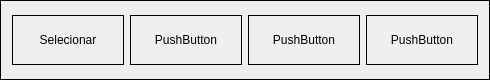
       <widget class="QFrame" name="frame_4">
        <property name="geometry">
         <rect>
          <x>0</x>
          <y>370</y>
          <width>490</width>
          <height>80</height>
         </rect>
        </property>
        <property name="minimumSize">
         <size>
          <width>490</width>
          <height>80</height>
         </size>
        </property>
        <property name="maximumSize">
         <size>
          <width>490</width>
          <height>40</height>
         </size>
        </property>
        <property name="styleSheet">
         <string notr="true">border:1px solid rgb(0,0,0)</string>
        </property>
        <property name="frameShape">
         <enum>QFrame::StyledPanel</enum>
        </property>
        <property name="frameShadow">
         <enum>QFrame::Raised</enum>
        </property>
        <layout class="QHBoxLayout" name="horizontalLayout">
         <item>
          <widget class="QPushButton" name="bt_selecionar">
           <property name="minimumSize">
            <size>
             <width>0</width>
             <height>50</height>
            </size>
           </property>
           <property name="acceptDrops">
            <bool>false</bool>
           </property>
           <property name="text">
            <string>Selecionar</string>
           </property>
          </widget>
         </item>
         <item>
          <widget class="QPushButton" name="bt_mostrar">
           <property name="minimumSize">
            <size>
             <width>0</width>
             <height>50</height>
            </size>
           </property>
           <property name="text">
            <string>PushButton</string>
           </property>
          </widget>
         </item>
         <item>
          <widget class="QPushButton" name="pushButton_103">
           <property name="minimumSize">
            <size>
             <width>0</width>
             <height>50</height>
            </size>
           </property>
           <property name="text">
            <string>PushButton</string>
           </property>
          </widget>
         </item>
         <item>
          <widget class="QPushButton" name="pushButton_104">
           <property name="minimumSize">
            <size>
             <width>0</width>
             <height>50</height>
            </size>
           </property>
           <property name="text">
            <string>PushButton</string>
           </property>
          </widget>
         </item>
        </layout>
       </widget>
